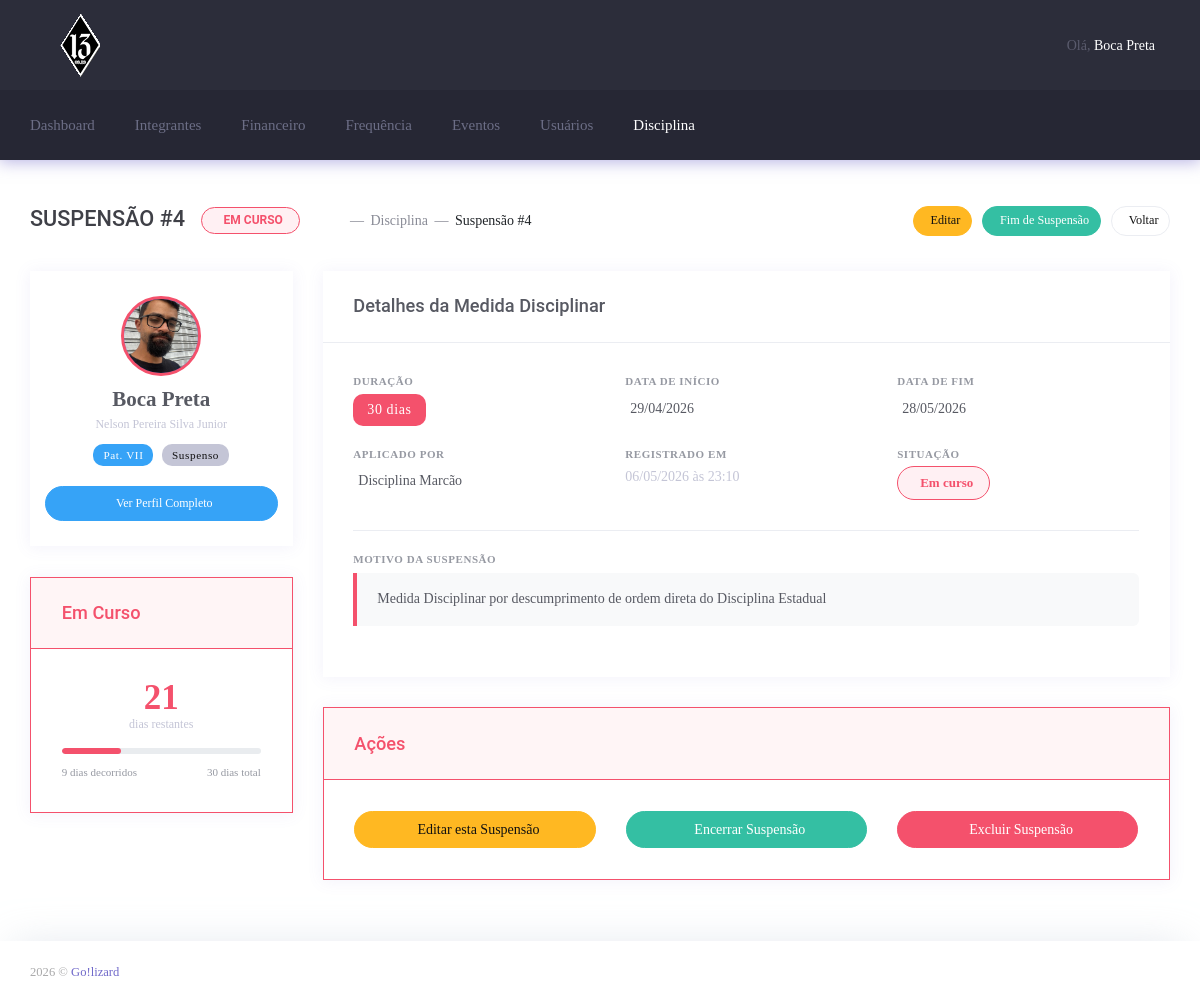
The page /admin/disciplina/disciplina_view.php?id=4 (signed in) on the database its author committed.
### tables this page shows
CREATE TABLE `cadastro_integrante` (
  `id` int(11) NOT NULL,
  `nome` varchar(200) NOT NULL,
  `apelido` varchar(200) NOT NULL,
  `veiculo` varchar(200) NOT NULL,
  `cnh` varchar(200) NOT NULL,
  `padrinho` int(20) NOT NULL,
  `data_apresentacao` datetime NOT NULL,
  `faccao` int(20) NOT NULL,
  `patente` int(10) NOT NULL,
  `nascimento` datetime NOT NULL,
  `endereco` varchar(200) NOT NULL,
  `num_endereco` varchar(200) NOT NULL,
  `cidade` varchar(200) NOT NULL,
  `estado` varchar(200) NOT NULL,
  `cep` varchar(200) NOT NULL,
  `complemento` varchar(200) NOT NULL,
  `bairro` varchar(200) NOT NULL,
  `telefone` varchar(200) NOT NULL,
  `comercial` varchar(200) NOT NULL,
  `celular` varchar(200) NOT NULL,
  `recados` varchar(200) NOT NULL,
  `email` varchar(200) NOT NULL,
  `foto` varchar(255) DEFAULT NULL,
  `status` int(10) NOT NULL DEFAULT 1 COMMENT '1 - Ativo\r\n2 - Afastado\r\n3 - Desligado\r\n4 - Suspenso'
);

CREATE TABLE `disciplina` (
  `id` int(11) NOT NULL,
  `integrante_id` int(11) NOT NULL,
  `duracao_dias` int(3) NOT NULL COMMENT '30, 60 ou 90',
  `data_inicio` date NOT NULL,
  `data_fim` date NOT NULL,
  `motivo` varchar(500) NOT NULL,
  `aplicado_por` varchar(200) NOT NULL,
  `ativo` tinyint(1) NOT NULL DEFAULT 1 COMMENT '1=em curso, 0=encerrado',
  `encerrado_em` date DEFAULT NULL,
  `encerrado_por` varchar(200) DEFAULT NULL,
  `created_at` timestamp NULL DEFAULT current_timestamp()
);

### admin/disciplina/disciplina_view.php (the view, shortened to what the rows shown need)
<?php
require_once('../inc/general.php');
$id = isset($_GET['id']) ? (int)$_GET['id'] : 0;
$stmt = $conn->prepare("
    SELECT d.*,
           ci.apelido, ci.nome, ci.patente, ci.status AS status_integrante, ci.foto,
           DATEDIFF(d.data_fim, CURDATE()) AS dias_restantes,
           DATEDIFF(d.data_fim, d.data_inicio) + 1 AS duracao_real
    FROM disciplina d
    JOIN cadastro_integrante ci ON ci.id = d.integrante_id
    WHERE d.id = ?
");
$stmt->bind_param("i", $id);
$stmt->execute();
$disc = $stmt->get_result()->fetch_assoc();
$dr           = (int)$disc['dias_restantes'];
$decorridos   = $disc['duracao_dias'] - max($dr, 0);
$pc_decorrido = $disc['duracao_dias'] > 0
    ? min(100, round(($decorridos / $disc['duracao_dias']) * 100))
    : 0;
$patentes      = [1=>'I',2=>'II',3=>'III',4=>'IV',5=>'V',
                  6=>'VI',7=>'VII',8=>'VIII',9=>'IX',10=>'X'];
$status_labels = [1=>'Ativo',2=>'Afastado',3=>'Desligado',4=>'Suspenso'];
$status_badge  = [1=>'m-badge--success',2=>'m-badge--warning',
                  3=>'m-badge--danger',4=>'m-badge--metal'];
$foto_view = $disc['foto'] ?? null;
$foto_ok   = $foto_view && file_exists(__DIR__ . '/../../' . $foto_view);
$foto_src  = $foto_ok ? ('../' . $foto_view) : null;
?>
<!DOCTYPE html>
<html lang="pt-br">
    <head>
        <link href="css/style.bundle.css" rel="stylesheet" type="text/css"/>
    </head>
    <body class="m-page--wide m-header--fixed m-header--fixed-mobile m-footer--push m-aside--offcanvas-default">
    <div class="m-grid m-grid--hor m-grid--root m-page">
        <header class="m-grid__item m-header" data-minimize="minimize" data-minimize-offset="200" data-minimize-mobile-offset="200">
            <div class="m-header__top">
                <div class="m-container m-container--responsive m-container--xxl m-container--full-height m-page__container">
                    <div class="m-stack m-stack--ver m-stack--desktop">
                        <?php include_once('../inc/topbar.php'); ?>
                    </div>
                </div>
            </div>
        </header>
        <div class="m-grid__item m-grid__item--fluid m-grid m-grid--hor-desktop m-grid--desktop m-body">
            <div class="m-grid__item m-grid__item--fluid m-grid m-grid--ver m-container m-container--responsive m-container--xxl m-page__container">
                <div class="m-grid__item m-grid__item--fluid m-wrapper">
                    <div class="m-content">
                        <div class="row">
                            <div class="col-xl-3">
                                <div class="m-portlet m-portlet--mobile">
                                    <div class="m-portlet__body" style="text-align:center; padding:25px 15px;">
                                        <div style="width:80px;height:80px;border-radius:50%;background:#716aca;
                                                    display:flex;align-items:center;justify-content:center;
                                                    margin:0 auto 12px;overflow:hidden;
                                                    border:3px solid <?= $disc['ativo'] ? '#f4516c' : '#ebedf2' ?>;">
                                            <?php if ($foto_src): ?>
                                                <img src="<?= htmlspecialchars($foto_src) ?>"
                                                     style="width:100%;height:100%;object-fit:cover;">
                                            <?php else: ?>
                                                <i class="flaticon-user" style="font-size:2.5rem;color:#fff;"></i>
                                            <?php endif; ?>
                                        </div>
                                        <h4 class="m--font-boldest" style="margin-bottom:4px;">
                                            <?= htmlspecialchars($disc['apelido']) ?>
                                        </h4>
                                        <p class="m--font-metal" style="font-size:12px; margin-bottom:10px;">
                                            <?= htmlspecialchars($disc['nome']) ?>
                                        </p>
                                        <span class="m-badge m-badge--info m-badge--wide m--margin-right-5">
                                            Pat. <?= $patentes[$disc['patente']] ?? '—' ?>
                                        </span>
                                        <span class="m-badge <?= $status_badge[$disc['status_integrante']] ?> m-badge--wide">
                                            <?= $status_labels[$disc['status_integrante']] ?>
                                        </span>
                                        <div class="m--margin-top-20">
                                            <a href="integrante_view?id=<?= $disc['integrante_id'] ?>"
                                               class="btn btn-info btn-block m-btn m-btn--icon m-btn--pill"
                                               style="font-size:12px;">
                                            </a>
                                        </div>
                                    </div>
                                </div>
                                <div class="m-portlet m-portlet--mobile"
                                     style="<?= $disc['ativo'] ? 'border:1px solid #f4516c;' : '' ?>">
                                    <div class="m-portlet__body">
                                        <?php if ($disc['ativo']): ?>
                                            <div class="m--align-center m--margin-bottom-15">
                                                <div class="m--font-boldest m--font-danger" style="font-size:2.5rem; line-height:1;">
                                                    <?= $dr >= 0 ? $dr : 0 ?>
                                                </div>
                                                <div class="m--font-metal" style="font-size:12px;">
                                                    dia<?= $dr != 1 ? 's' : '' ?> restante<?= $dr != 1 ? 's' : '' ?>
                                                </div>
                                            </div>
                                            <div class="progress m-progress--sm m--margin-bottom-10">
                                                <div class="progress-bar m--bg-danger"
                                                     style="width:<?= $pc_decorrido ?>%"></div>
                                            </div>
                                            <div class="d-flex justify-content-between" style="font-size:11px; color:#9699a2;">
                                                <span><?= $decorridos ?> dia<?= $decorridos!=1?'s':'' ?> decorrido<?= $decorridos!=1?'s':'' ?></span>
                                                <span><?= $disc['duracao_dias'] ?> dias total</span>
                                            </div>
                                        <?php endif; ?>
                                    </div>
                                </div>
                            </div>
                            <div class="col-xl-9">
                                <div class="m-portlet m-portlet--mobile">
                                    <div class="m-portlet__body">
                                        <div class="row">
                                            <div class="col-md-4">
                                                <div class="info-block">
                                                    <div class="info-value">
                                                        <span class="m-badge m-badge--danger m-badge--wide" style="font-size:14px; padding:6px 14px;">
                                                            <?= $disc['duracao_dias'] ?> dias
                                                        </span>
                                                    </div>
                                                </div>
                                            </div>
                                            <div class="col-md-4">
                                                <div class="info-block">
                                                    <div class="info-label">Data de Início</div>
                                                    <div class="info-value">
                                                        <?= date('d/m/Y', strtotime($disc['data_inicio'])) ?>
                                                    </div>
                                                </div>
                                            </div>
                                            <div class="col-md-4">
                                                <div class="info-block">
                                                    <div class="info-label">Data de Fim</div>
                                                    <div class="info-value">
                                                        <?= date('d/m/Y', strtotime($disc['data_fim'])) ?>
                                                    </div>
                                                </div>
                                            </div>
                                            <div class="col-md-4">
                                                <div class="info-block">
                                                    <div class="info-label">Aplicado por</div>
                                                    <div class="info-value">
                                                        <?= htmlspecialchars($disc['aplicado_por']) ?>
                                                    </div>
                                                </div>
                                            </div>
                                            <div class="col-md-4">
                                                <div class="info-block">
                                                    <div class="info-label">Registrado em</div>
                                                    <div class="info-value m--font-metal">
                                                        <?= $disc['created_at']
                                                            ? date('d/m/Y \à\s H:i', strtotime($disc['created_at']))
                                                            : '—' ?>
                                                    </div>
                                                </div>
                                            </div>
                                        </div>
                                        <div class="info-block">
                                            <div class="info-label">Motivo da Suspensão</div>
                                            <div style="background:#f8f9fa; border-left:4px solid #f4516c;
                                                        padding:15px 20px; border-radius:0 6px 6px 0;
                                                        font-size:14px; color:#575962; line-height:1.6; margin-top:6px;">
                                                <?= nl2br(htmlspecialchars($disc['motivo'])) ?>
                                            </div>
                                        </div>
                                    </div>
                                </div>
                            </div>
                        </div>
                    </div>
                </div>
            </div>
        </div>
    </div>
</body>
</html>

### admin/inc/topbar.php (shortened to what the rows shown need)
<div class="m-stack__item m-stack__item--fluid m-header-head" id="m_header_nav">
    <div id="m_header_topbar" class="m-topbar m-stack m-stack--ver m-stack--general">
        <div class="m-stack__item m-topbar__nav-wrapper">
            <ul class="m-topbar__nav m-nav m-nav--inline">
                <li class="m-nav__item m-topbar__user-profile m-topbar__user-profile--img m-dropdown m-dropdown--medium m-dropdown--arrow m-dropdown--header-bg-fill m-dropdown--align-right m-dropdown--mobile-full-width m-dropdown--skin-light"
                    data-dropdown-toggle="click">
                    <a href="#" class="m-nav__link m-dropdown__toggle">
                        <span class="m-topbar__welcome">Olá,&nbsp;</span>
                        <span class="m-topbar__username"><?php echo $apelido; ?></span>
                    </a>
                </li>
            </ul>
        </div>
    </div>
</div>

### rows shown on the page
cadastro_integrante: apelido "Boca Preta"
disciplina: integrante.foto (picture), integrante.apelido "Boca Preta", integrante.nome "Nelson Pereira Silva Junior", integrante.patente "VII", integrante.status "Suspenso", duracao_dias "30", data_inicio "29/04/2026", data_fim "28/05/2026", aplicado_por "Disciplina Marcão", created_at "06/05/2026 às 23:10", motivo "Medida Disciplinar por descumprimento de ordem direta do Disciplina Estadual"

### other values the page prints
$id "4"
$dr "21"
$decorridos "9"
